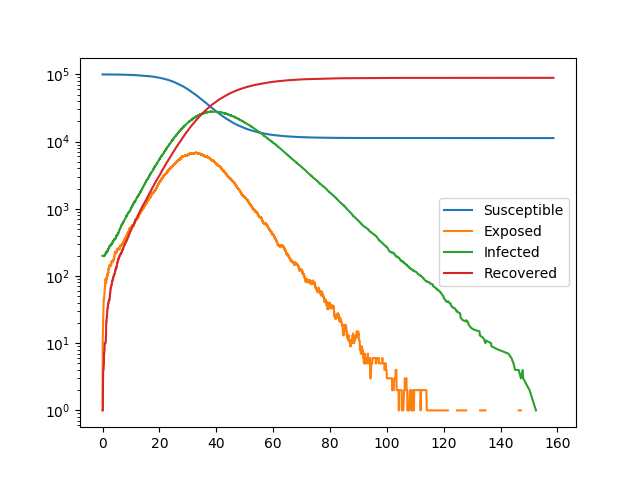

Generate this figure with Python:
import EoN
import networkx as nx
from collections import defaultdict
import matplotlib.pyplot as plt
import random

N = 100000
G = nx.fast_gnp_random_graph(N, 5./(N-1))

#they will vary in the rate of leaving exposed class.
#and edges will vary in transition rate.
#there is no variation in recovery rate.

node_attribute_dict = {node: 0.5+random.random() for node in G.nodes()}
edge_attribute_dict = {edge: 0.5+random.random() for edge in G.edges()}

nx.set_node_attributes(G, values=node_attribute_dict, name='expose2infect_weight')
nx.set_edge_attributes(G, values=edge_attribute_dict, name='transmission_weight')


H = nx.DiGraph()
H.add_node('S')
H.add_edge('E', 'I', rate = 0.6, weight_label='expose2infect_weight')
H.add_edge('I', 'R', rate = 0.1)

J = nx.DiGraph()
J.add_edge(('I', 'S'), ('I', 'E'), rate = 0.1, weight_label='transmission_weight')
IC = defaultdict(lambda: 'S')
for node in range(200):
    IC[node] = 'I'

return_statuses = ('S', 'E', 'I', 'R')

t, S, E, I, R = EoN.Gillespie_simple_contagion(G, H, J, IC, return_statuses,
                                        tmax = float('Inf'))

plt.semilogy(t, S, label = 'Susceptible')
plt.semilogy(t, E, label = 'Exposed')
plt.semilogy(t, I, label = 'Infected')
plt.semilogy(t, R, label = 'Recovered')
plt.legend()

plt.savefig('SEIR.png')